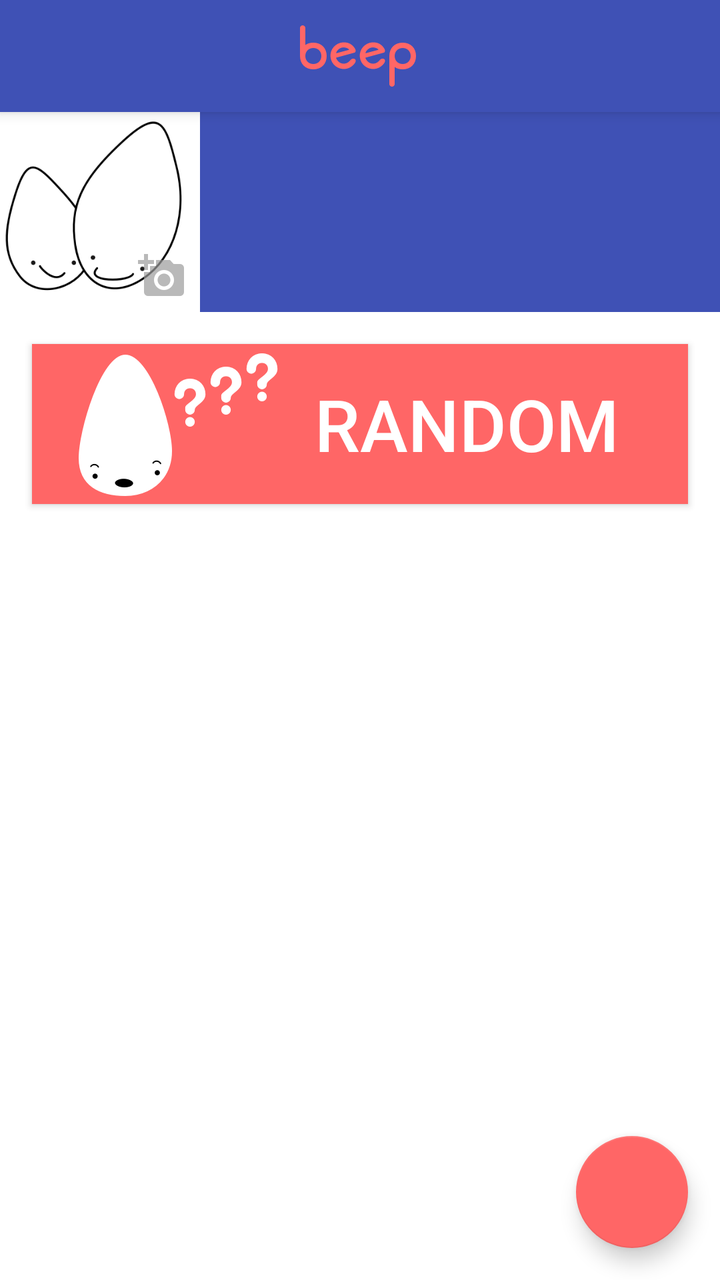
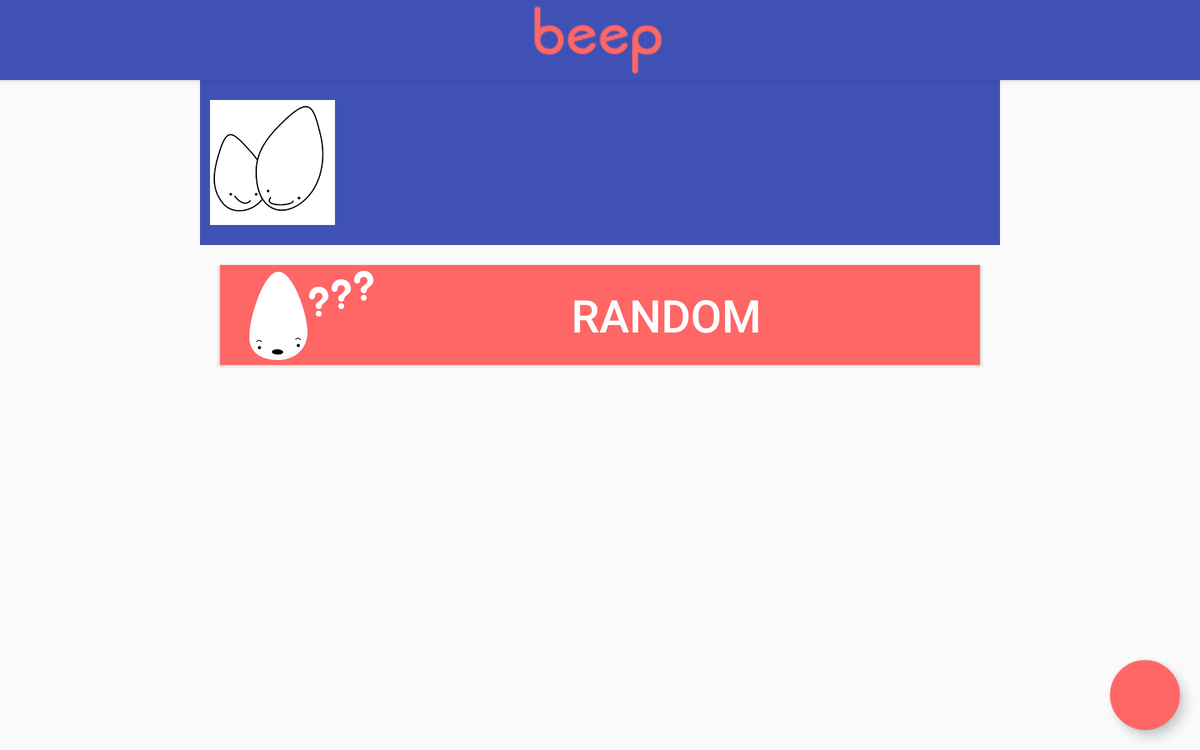

The same Android screen from two of the app's own layout files: first res/layout/ as a phone draws it, then the repository's variant for another configuration, drawn on a device whose configuration selects that folder. Both files follow.
<!-- AndroidManifest.xml: activity theme AppTheme.NoActionBarNotTranslucent -->
<!-- res/layout/activity_board.xml -->
<?xml version="1.0" encoding="utf-8"?>
<android.support.design.widget.CoordinatorLayout
    xmlns:android="http://schemas.android.com/apk/res/android"
    xmlns:app="http://schemas.android.com/apk/res-auto"
    xmlns:tools="http://schemas.android.com/tools"
    android:layout_width="match_parent"
    android:layout_height="match_parent">

    <include layout="@layout/app_bar_layout"/>

    <android.support.v4.widget.NestedScrollView
        xmlns:android="http://schemas.android.com/apk/res/android"
        xmlns:app="http://schemas.android.com/apk/res-auto"
        android:id="@+id/content_main"
        android:layout_width="match_parent"
        android:layout_height="match_parent"

        android:background="@android:color/white"
        app:layout_behavior="@string/appbar_scrolling_view_behavior">
        <LinearLayout
            android:layout_width="match_parent"
            android:layout_height="wrap_content"
            android:orientation="vertical"
            android:paddingBottom="48dp">

            <LinearLayout xmlns:android="http://schemas.android.com/apk/res/android"
                android:orientation="horizontal"
                android:layout_width="match_parent"
                android:layout_height="wrap_content"
                android:minHeight="?android:attr/listPreferredItemHeight"
                android:id="@+id/board_header"
                android:background="@color/colorPrimary">

                <FrameLayout
                    android:layout_width="100dp"
                    android:layout_height="100dp"
                    android:layout_marginRight="16dp"
                    android:layout_marginEnd="16dp">
                    <ImageView
                        android:id="@+id/board_imageview"
                        android:layout_gravity="center_vertical"
                        android:transitionName="@string/board_image_trans"
                        android:layout_width="wrap_content"
                        android:layout_height="wrap_content"
                        android:src="@drawable/beep_item_temp"
                        android:contentDescription="@string/board_image_content_description"
                        />
                    <ImageView
                        android:layout_width="wrap_content"
                        android:layout_height="wrap_content"
                        android:src="@drawable/ic_add_a_photo_gray_24dp"
                        android:layout_gravity="bottom|right"
                        android:layout_marginBottom="8dp"
                        android:layout_marginRight="8dp"
                        android:layout_marginEnd="8dp"
                        android:alpha="0.7" />
                </FrameLayout>
                <TextView
                    android:layout_width="wrap_content"
                    android:layout_height="wrap_content"
                    android:id="@+id/board_name_textview"
                    android:textColor="@android:color/white"
                    android:layout_gravity="center_vertical"
                    android:textSize="24sp"
                    android:layout_marginLeft="16dp"
                    android:layout_marginStart="16dp"
                    android:gravity="center_vertical" />
            </LinearLayout>
            <Button
                android:layout_width="match_parent"
                android:layout_height="80dp"
                android:id="@+id/random_beep_button"
                android:layout_margin="16dp"
                android:text="@string/random_button_text"
                android:textColor="@android:color/white"
                android:textSize="36sp"
                android:background="@drawable/btn_ripple_effect"
                android:drawableLeft="@drawable/random_button"
                android:drawableStart="@drawable/random_button"
                android:paddingLeft="@dimen/button_icon_padding_to_edge"
                android:paddingRight="20dp"
                android:paddingStart="20dp"
                android:paddingEnd="20dp"
                />

            <android.support.v7.widget.RecyclerView
                android:layout_width="match_parent"
                android:layout_height="wrap_content"
                android:id="@+id/beeps_recyclerview"/>

    
        
        
        
        
        
        
        
        </LinearLayout>
    </android.support.v4.widget.NestedScrollView>

    <android.support.design.widget.FloatingActionButton
        android:id="@+id/fab"
        android:layout_width="wrap_content"
        android:layout_height="wrap_content"
        android:layout_gravity="bottom|end"
        android:layout_margin="@dimen/fab_margin"
        android:src="@drawable/ic_mic_white_48dp"
        android:contentDescription="@string/fab_record_beep_text"
        />
</android.support.design.widget.CoordinatorLayout>
<!-- res/layout/app_bar_layout.xml (included above) -->
<?xml version="1.0" encoding="utf-8"?>
<android.support.design.widget.AppBarLayout
    android:layout_height="?attr/actionBarSize"
    android:layout_width="match_parent"
    android:theme="@style/AppTheme.AppBarOverlay"
    xmlns:app="http://schemas.android.com/apk/res-auto"
    xmlns:android="http://schemas.android.com/apk/res/android">
    <android.support.v7.widget.Toolbar
        android:id="@+id/toolbar"
        android:layout_width="match_parent"
        android:layout_height="wrap_content"
        app:popupTheme="@style/AppTheme.PopupOverlay">
        <ImageView
            android:layout_width="wrap_content"
            android:layout_height="wrap_content"
            android:src="@drawable/color_logo"
            android:contentDescription="@string/app_name"
            android:layout_gravity="center"
            android:adjustViewBounds="true"
            app:layout_scrollFlags="scroll|exitUntilCollapsed"
            android:layout_marginTop="4dp"
            android:layout_marginBottom="4dp" />
    </android.support.v7.widget.Toolbar>
</android.support.design.widget.AppBarLayout>
<!-- resources referenced by this layout -->
<resources>
  <color name="colorPrimary">#3F51B5</color>
  <dimen name="button_icon_padding_to_edge">16dp</dimen>
  <dimen name="fab_margin">16dp</dimen>
  <!-- drawable beep_item_temp: png bitmap (drawable, 22360 bytes) -->
  <!-- drawable btn_ripple_effect (drawable) -->
  <?xml version="1.0" encoding="utf-8"?>
  <selector xmlns:android="http://schemas.android.com/apk/res/android">
      <item android:state_pressed="true">
          <shape>
              <solid android:color="@color/colorPrimary"></solid>
          </shape>
      </item>
  
      <item>
          <shape>
              <solid android:color="@color/logoColor"></solid>
          </shape>
      </item>
  </selector>
  <!-- drawable color_logo: png bitmap (drawable-hdpi, 1820 bytes) -->
  <!-- drawable ic_add_a_photo_gray_24dp: png bitmap (drawable-hdpi, 834 bytes) -->
  <!-- drawable random_button: png bitmap (drawable-hdpi, 3708 bytes) -->
  <string name="app_name">beep</string>
  <string name="board_image_content_description">Image that represents this board</string>
  <string name="board_image_trans">board_image_transition</string>
  <string name="fab_record_beep_text">Record a Beep</string>
  <string name="random_button_text">Random</string>
  <style name="AppTheme.AppBarOverlay" parent="ThemeOverlay.AppCompat.Dark.ActionBar" />
  <style name="AppTheme.PopupOverlay" parent="ThemeOverlay.AppCompat.Light" />
  <style name="AppTheme.NoActionBarNotTranslucent">
          <item name="windowActionBar">false</item>
          <item name="windowNoTitle">true</item>
      </style>
  <color name="logoColor">#FF6666</color>
</resources>
<!-- res/layout-sw600dp-land/activity_board.xml (the repository's variant of the layout above) -->
<!-- drawn on a 7-inch tablet turned sideways -->
<?xml version="1.0" encoding="utf-8"?>
<android.support.design.widget.CoordinatorLayout
    xmlns:android="http://schemas.android.com/apk/res/android"
    xmlns:app="http://schemas.android.com/apk/res-auto"
    xmlns:tools="http://schemas.android.com/tools"
    android:layout_width="match_parent"
    android:layout_height="match_parent"
    >

    <android.support.design.widget.AppBarLayout
        android:layout_height="?attr/actionBarSize"
        android:layout_width="match_parent"
        android:theme="@style/AppTheme.AppBarOverlay"
        >

        <android.support.v7.widget.Toolbar
            android:id="@+id/toolbar"
            android:layout_width="match_parent"
            android:layout_height="match_parent"
            app:popupTheme="@style/AppTheme.PopupOverlay"
            >
            <ImageView
                android:layout_width="match_parent"
                android:layout_height="match_parent"
                android:src="@drawable/color_logo"
                android:contentDescription="@string/app_name"
                android:layout_gravity="center_horizontal"
                android:adjustViewBounds="true"
                app:layout_scrollFlags="scroll|exitUntilCollapsed"
                android:layout_marginTop="4dp"
                android:layout_marginBottom="4dp"
                />

        </android.support.v7.widget.Toolbar>
    </android.support.design.widget.AppBarLayout>

    <android.support.v4.widget.NestedScrollView
        xmlns:android="http://schemas.android.com/apk/res/android"
        xmlns:app="http://schemas.android.com/apk/res-auto"
        android:id="@+id/content_main"
        android:layout_width="match_parent"
        android:layout_height="match_parent"
        app:layout_behavior="@string/appbar_scrolling_view_behavior"
        android:layout_marginLeft="@dimen/tablet_margin_land"
        android:layout_marginRight="@dimen/tablet_margin_land"
        >
        <LinearLayout
            android:layout_width="match_parent"
            android:layout_height="wrap_content"
            android:orientation="vertical">

            <LinearLayout xmlns:android="http://schemas.android.com/apk/res/android"
                android:orientation="horizontal"
                android:layout_width="match_parent"
                android:layout_height="wrap_content"
                android:minHeight="?android:attr/listPreferredItemHeight"
                android:id="@+id/board_header"
                android:background="@color/colorPrimary">
                <ImageView
                    android:layout_width="100dp"
                    android:layout_height="100dp"
                    android:id="@+id/board_imageview"
                    android:layout_gravity="center_vertical"
                    android:contentDescription="@string/board_image_content_description"
                    android:src="@drawable/beep_item_temp"
                    android:layout_marginLeft="8dp"
                    android:layout_marginStart="8dp"
                    android:layout_marginTop="@dimen/board_image_activity_margin_top_bottom"
                    android:layout_marginBottom="@dimen/board_image_activity_margin_top_bottom"
                    android:transitionName="@string/board_image_trans"
                    />
                <TextView
                    android:layout_width="wrap_content"
                    android:layout_height="wrap_content"
                    android:id="@+id/board_name_textview"
                    android:textColor="@android:color/white"
                    android:layout_gravity="center_vertical"
                    android:textSize="24sp"
                    android:layout_marginLeft="16dp"
                    android:layout_marginStart="16dp"
                    android:gravity="center_vertical" />
            </LinearLayout>
            <Button
                android:layout_width="match_parent"
                android:layout_height="80dp"
                android:id="@+id/random_beep_button"
                android:layout_margin="16dp"
                android:text="@string/random_button_text"
                android:textColor="@android:color/white"
                android:textSize="36sp"
                android:background="@drawable/btn_ripple_effect"
                android:drawableLeft="@drawable/random_button"
                android:drawableStart="@drawable/random_button"
                android:paddingLeft="@dimen/button_icon_padding_to_edge"
                android:paddingRight="20dp"
                android:paddingStart="20dp"
                android:paddingEnd="20dp"
                />

            <android.support.v7.widget.RecyclerView
                android:layout_width="match_parent"
                android:layout_height="wrap_content"
                android:id="@+id/beeps_recyclerview"/>

            
            
            
            
            
            
            
            
        </LinearLayout>
    </android.support.v4.widget.NestedScrollView>

    <android.support.design.widget.FloatingActionButton
        android:id="@+id/fab"
        android:layout_width="wrap_content"
        android:layout_height="wrap_content"
        android:layout_gravity="bottom|end"
        android:layout_margin="@dimen/fab_margin"
        android:src="@drawable/ic_mic_white_48dp"
        android:contentDescription="@string/fab_record_beep_text"
        />
</android.support.design.widget.CoordinatorLayout>
<!-- resources referenced by the variant -->
<!-- as a 7-inch tablet turned sideways resolves them -->
<resources>
  <color name="colorPrimary">#3F51B5</color>
  <dimen name="board_image_activity_margin_top_bottom">16dp</dimen>
  
      // floating action button and text display
  <dimen name="button_icon_padding_to_edge">16dp</dimen>
  <dimen name="fab_margin">16dp</dimen>
  <dimen name="tablet_margin_land">160dp</dimen>
  <!-- drawable beep_item_temp: png bitmap (drawable, 22360 bytes) -->
  <!-- drawable btn_ripple_effect (drawable) -->
  <?xml version="1.0" encoding="utf-8"?>
  <selector xmlns:android="http://schemas.android.com/apk/res/android">
      <item android:state_pressed="true">
          <shape>
              <solid android:color="@color/colorPrimary"></solid>
          </shape>
      </item>
  
      <item>
          <shape>
              <solid android:color="@color/logoColor"></solid>
          </shape>
      </item>
  </selector>
  <!-- drawable color_logo: png bitmap (drawable-hdpi, 1820 bytes) -->
  <!-- drawable random_button: png bitmap (drawable-hdpi, 3708 bytes) -->
  <string name="app_name">beep</string>
  <string name="board_image_content_description">Image that represents this board</string>
  <string name="board_image_trans">board_image_transition</string>
  <string name="fab_record_beep_text">Record a Beep</string>
  <string name="random_button_text">Random</string>
  <style name="AppTheme.AppBarOverlay" parent="ThemeOverlay.AppCompat.Dark.ActionBar" />
  <style name="AppTheme.PopupOverlay" parent="ThemeOverlay.AppCompat.Light" />
  <style name="AppTheme.NoActionBarNotTranslucent">
          <item name="windowActionBar">false</item>
          <item name="windowNoTitle">true</item>
      </style>
  <color name="logoColor">#FF6666</color>
</resources>
